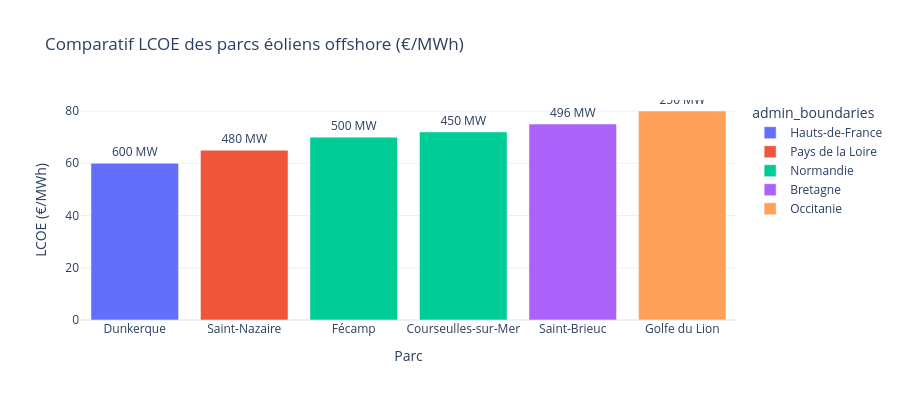

This figure's notebook cell:
### Markdown cell above
---
## 6. 🌬️ Parcs Éoliens Offshore (wind_grid_france.xlsx)
**Fichier :** `wind_grid_france.xlsx`  
**Statut :** 🟡 Synthétique (6 parcs encodés manuellement)

### Code cell
wind_grid = pd.read_excel(f"{DB_PATH}/wind_grid_france.xlsx")
print("📋 Parcs éoliens offshore français :")
display(wind_grid)

# Carte des parcs
fig = px.scatter_mapbox(
    wind_grid,
    lat='lat', lon='lon',
    size='capacity',
    color='LCOE',
    hover_name='nom_parc',
    hover_data={'capacity': True, 'LCOE': True, 'DT_m': True, 'admin_boundaries': True},
    color_continuous_scale='RdYlGn_r',
    size_max=30,
    zoom=5,
    center={'lat': 48.5, 'lon': -1.0},
    mapbox_style='open-street-map',
    title='🌬️ Parcs Éoliens Offshore France — LCOE (€/MWh) et Capacité'
)
fig.update_layout(height=500)
fig.show()

# Comparatif LCOE
fig2 = px.bar(
    wind_grid.sort_values('LCOE'),
    x='nom_parc', y='LCOE',
    color='admin_boundaries',
    text='capacity',
    title='Comparatif LCOE des parcs éoliens offshore (€/MWh)',
    labels={'nom_parc': 'Parc', 'LCOE': 'LCOE (€/MWh)', 'capacity': 'Capacité (MW)'}
)
fig2.update_traces(texttemplate='%{text} MW', textposition='outside')
fig2.update_layout(template='plotly_white', height=400)
fig2.show()

### Figure 1 — Plotly figure (JSON) as saved in the notebook; plotly's stock layout.template omitted (floating-point values rounded to 4 significant figures)
{"data": [{"hovertemplate": "admin_boundaries=Hauts-de-France<br>Parc=%{x}<br>LCOE (€/MWh)=%{y}<br>Capacité (MW)=%{text}<extra></extra>", "legendgroup": "Hauts-de-France", "marker": {"color": "#636efa", "pattern": {"shape": ""}}, "name": "Hauts-de-France", "orientation": "v", "showlegend": true, "text": [600.0], "textposition": "outside", "texttemplate": "%{text} MW", "type": "bar", "x": ["Dunkerque"], "xaxis": "x", "y": [60], "yaxis": "y"}, {"hovertemplate": "admin_boundaries=Pays de la Loire<br>Parc=%{x}<br>LCOE (€/MWh)=%{y}<br>Capacité (MW)=%{text}<extra></extra>", "legendgroup": "Pays de la Loire", "marker": {"color": "#EF553B", "pattern": {"shape": ""}}, "name": "Pays de la Loire", "orientation": "v", "showlegend": true, "text": [480.0], "textposition": "outside", "texttemplate": "%{text} MW", "type": "bar", "x": ["Saint-Nazaire"], "xaxis": "x", "y": [65], "yaxis": "y"}, {"hovertemplate": "admin_boundaries=Normandie<br>Parc=%{x}<br>LCOE (€/MWh)=%{y}<br>Capacité (MW)=%{text}<extra></extra>", "legendgroup": "Normandie", "marker": {"color": "#00cc96", "pattern": {"shape": ""}}, "name": "Normandie", "orientation": "v", "showlegend": true, "text": [500.0, 450.0], "textposition": "outside", "texttemplate": "%{text} MW", "type": "bar", "x": ["Fécamp", "Courseulles-sur-Mer"], "xaxis": "x", "y": [70, 72], "yaxis": "y"}, {"hovertemplate": "admin_boundaries=Bretagne<br>Parc=%{x}<br>LCOE (€/MWh)=%{y}<br>Capacité (MW)=%{text}<extra></extra>", "legendgroup": "Bretagne", "marker": {"color": "#ab63fa", "pattern": {"shape": ""}}, "name": "Bretagne", "orientation": "v", "showlegend": true, "text": [496.0], "textposition": "outside", "texttemplate": "%{text} MW", "type": "bar", "x": ["Saint-Brieuc"], "xaxis": "x", "y": [75], "yaxis": "y"}, {"hovertemplate": "admin_boundaries=Occitanie<br>Parc=%{x}<br>LCOE (€/MWh)=%{y}<br>Capacité (MW)=%{text}<extra></extra>", "legendgroup": "Occitanie", "marker": {"color": "#FFA15A", "pattern": {"shape": ""}}, "name": "Occitanie", "orientation": "v", "showlegend": true, "text": [250.0], "textposition": "outside", "texttemplate": "%{text} MW", "type": "bar", "x": ["Golfe du Lion"], "xaxis": "x", "y": [80], "yaxis": "y"}], "layout": {"barmode": "relative", "height": 400, "legend": {"title": {"text": "admin_boundaries"}, "tracegroupgap": 0}, "title": {"text": "Comparatif LCOE des parcs éoliens offshore (€/MWh)"}, "xaxis": {"anchor": "y", "domain": [0, 1], "title": {"text": "Parc"}}, "yaxis": {"anchor": "x", "domain": [0, 1], "title": {"text": "LCOE (€/MWh)"}}}}
